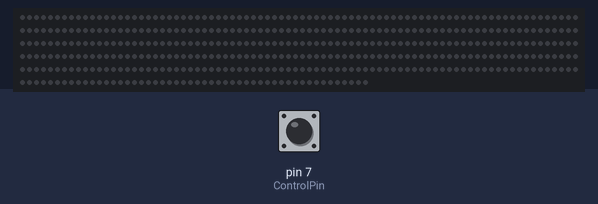
The sketch below on a simulated Arduino Mega 2560, built with avr-gcc and run on an emulated ATmega2560. Shown: 450 RGB LEDs in strip order, left to right, continuing on the next row. Inputs (shaded band) come from the test bench; at power-on: pin 7 (ControlPin) HIGH. Dim RGB values are drawn brighter than linear; random numbers use the default seed unless the sketch sets one.

Above: at 4.2 s.
4.3 s: pin 7 (ControlPin) driven LOW
At 4.55 s:
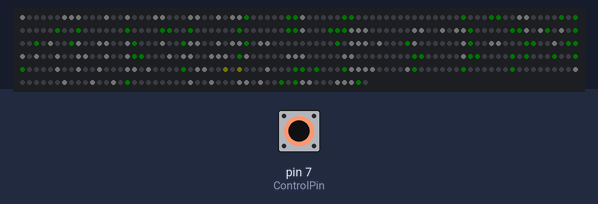
6.8 s: pin 7 (ControlPin) driven HIGH
At 8.0 s:
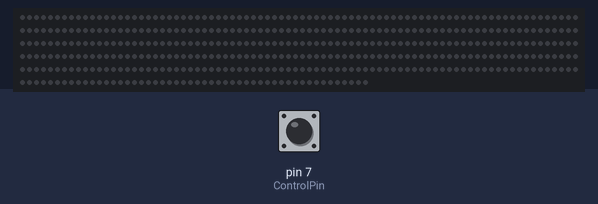
8.3 s: pin 7 (ControlPin) driven LOW
At 8.5 s:
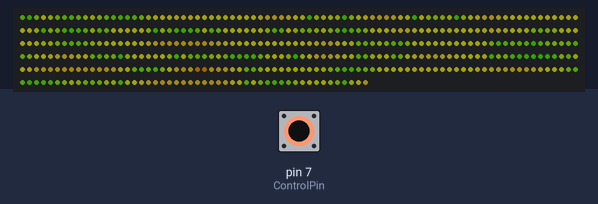
11.3 s: pin 7 (ControlPin) pulsed HIGH 2 times (0.12 s each, 0.3 s apart)
At 11.92 s:
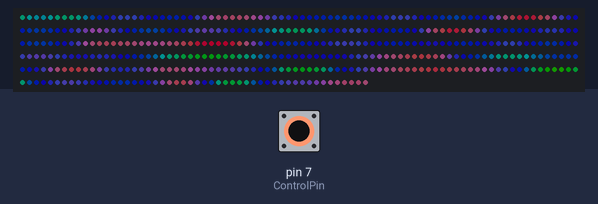
14.2 s: pin 7 (ControlPin) pulsed HIGH 5 times (0.12 s each, 0.3 s apart)
At 15.93 s:
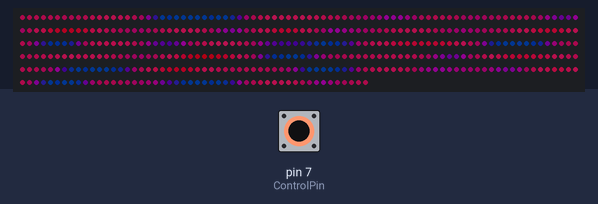

The sketch:

noise.ino
```cpp
/* Title: inoise8_pal_demo.ino

   By: Andrew Tuline

   Date: August, 2016

   This short sketch demonstrates some of the functions of FastLED, including:

   Perlin noise
   Palettes
   Palette blending
   Alternatives to blocking delays
   Beats (and not the Dr. Dre kind, but rather the sinewave kind)

   Refer to the FastLED noise.h and lib8tion.h routines for more information on these functions.


   Recommendations for high performance routines:

    Don't use blocking delays, especially if you plan to use buttons for input.
    Keep loops to a minimum, and don't use nested loops.
    Don't use floating point math. It's slow. Use 8 bit where possible.
    Let high school and not elementary school math do the work for you, i.e. don't just count pixels; use sine waves or other math functions instead.
    FastLED math functions are faster than built in math functions.

*/


#include "FastLED.h"

#if FASTLED_VERSION < 3001000
#error "Requires FastLED 3.1 or later; check github for latest code."
#endif

#define LED_PIN     11
#define CLK_PIN     99
#define BRIGHTNESS  128
#define LED_TYPE    WS2812      // Only use the LED_PIN for WS2812's
#define COLOR_ORDER GRB

#define NUM_LEDS 450

// Adding a control pin to allow the lights to be toggled on and off
// through setting a GPIO pin on the LinkIt 7688 Duo

#define ControlPin 7 // On the 7688 Duo, Digital 7 = GPIO 0
int ControlPinVal = 0; // Set the default value to 0

// Setup a millis() timer for Serial output
unsigned long previousMillis = 0;        // will store last time LED was updated
const long interval = 1000;           // interval at which to blink (milliseconds)

struct CRGB leds[NUM_LEDS];

static uint16_t dist;         // A random number for our noise generator.
uint16_t scale = 16;          // Wouldn't recommend changing this on the fly, or the animation will be really blocky.
uint8_t maxChanges = 32;      // Value for blending between palettes.


// FastLED provides several 'preset' palettes: RainbowColors_p, RainbowStripeColors_p,
// OceanColors_p, CloudColors_p, LavaColors_p, ForestColors_p, and PartyColors_p.

CRGBPalette16 currentPalette(CRGB::Black);
//CRGBPalette16 targetPalette(OceanColors_p);
// CRGBPalette16 targetPalette ( CRGB::Black, CRGB::Red, CRGB::Green, CRGB::Blue, CRGB::Cyan, CRGB::White, CRGB::OldLace, CRGB::Purple, CRGB::Magenta, CRGB::Yellow, CRGB::OrangeRed, CRGB::DeepPink, CRGB::Orange, CRGB::Red, CRGB::Green, CRGB::Blue  );
CRGBPalette16 targetPalette(ForestColors_p);


void setup() {
  Serial1.begin(57600);
  delay(3000);

  LEDS.addLeds<LED_TYPE, LED_PIN, COLOR_ORDER>(leds, NUM_LEDS);
  //  LEDS.addLeds<LED_TYPE,LED_PIN,CLK_PIN, COLOR_ORDER>(leds,NUM_LEDS);

  LEDS.setBrightness(BRIGHTNESS);
  dist = random16(12345);          // A semi-random number for our noise generator
} // setup()


void loop() {
  // ControlPinVal defaults to 0, which means the lights should come on
  // A python script will set ControlPin to high (1) to turn the lights off

  unsigned long currentMillis = millis();
  ControlPinVal = digitalRead(ControlPin);

  if (ControlPinVal == 0) {

    EVERY_N_MILLISECONDS(10) {
      nblendPaletteTowardPalette(currentPalette, targetPalette, maxChanges);  // Blend towards the target palette
      fillnoise8();                                                           // Update the LED array with noise at the new location
    }

    EVERY_N_SECONDS(2) {             // Change the target palette to a random one every 5 seconds.
      targetPalette = CRGBPalette16(CHSV(random8(), 255, random8(128, 255)), CHSV(random8(), 255, random8(128, 255)), CHSV(random8(), 192, random8(128, 255)), CHSV(random8(), 255, random8(128, 255)));
    }
  }
  else {
    AllOff();
  }

  LEDS.show();                    // Display the LED's at every loop cycle.

  // Use a millis() timer to output serial data without blocking

  if (currentMillis - previousMillis >= interval) {
    previousMillis = currentMillis;
    Serial1.print("ControlPin");
    Serial1.print("\t");
    Serial1.println(ControlPinVal);
    Serial1.println();
  }

} // loop()

// This function turns all of the pixels off and will only
// be run when ControlPinVal = 1
// This value is toggled via a python script
void AllOff()
{
  fill_solid(leds, NUM_LEDS, CRGB::Black);
}


void fillnoise8() {
  for (int i = 0; i < NUM_LEDS; i++) {                                     // Just ONE loop to fill up the LED array as all of the pixels change.
    uint8_t index = inoise8(i * scale, dist + i * scale) % 255;            // Get a value from the noise function. I'm using both x and y axis.
    leds[i] = ColorFromPalette(currentPalette, index, 255, LINEARBLEND);   // With that value, look up the 8 bit colour palette value and assign it to the current LED.
  }
  dist += beatsin8(10, 1, 4);                                              // Moving along the distance (that random number we started out with). Vary it a bit with a sine wave.
  // In some sketches, I've used millis() instead of an incremented counter. Works a treat.
} // fillnoise8()
```

Measured:
- after the input at 4.3 s, the LEDs: change after 0.10 s (image 1)
- after the input at 8.3 s, the LEDs: change at once (image 3)
